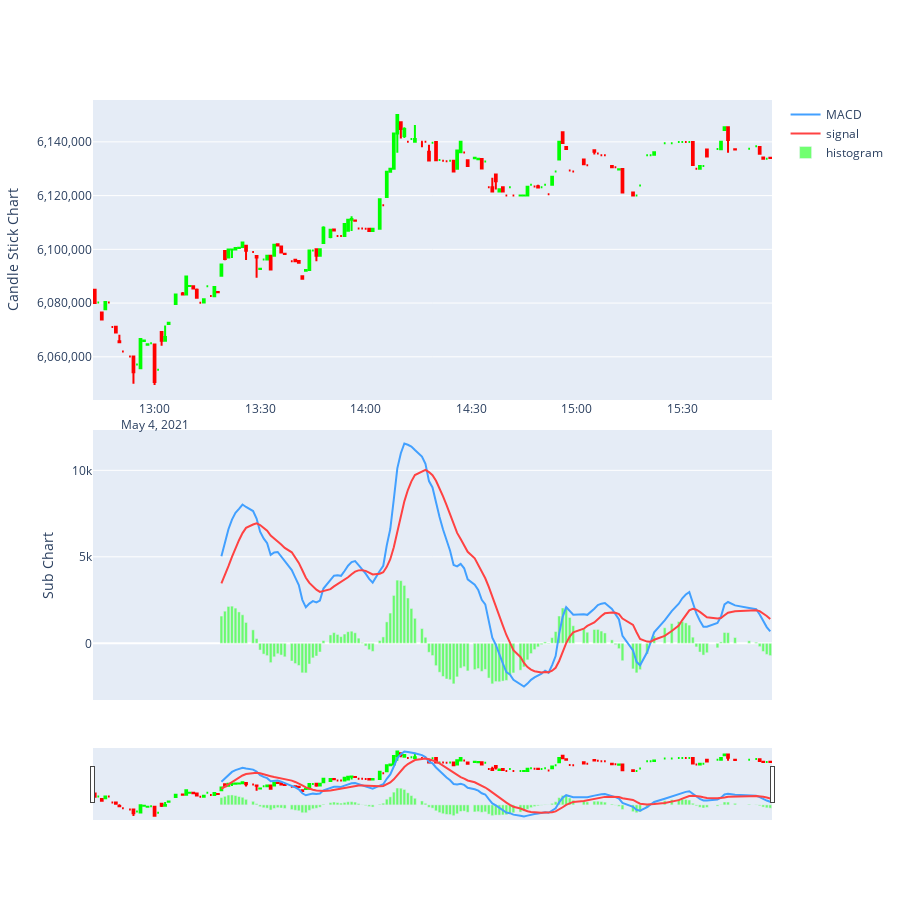

The code cell stored with this chart in its notebook:
### Code cell
df = %sql select * from "BTC_1M" order by time;
cdf = DateFrameCandle(df)
plot_chart(cdf, params)

### Figure 1 — Plotly figure (JSON) as saved in the notebook; plotly's stock layout.template omitted (floating-point values rounded to 4 significant figures; data arrays with more than 128 entries replaced by an {"elided": "..."} marker saying what was removed)
{"data": [{"close": {"elided": "165 int values"}, "decreasing": {"line": {"color": "red"}}, "high": {"elided": "165 int values"}, "hoverinfo": "text", "hovertext": {"elided": "165 str values"}, "increasing": {"line": {"color": "lime"}}, "low": {"elided": "165 int values"}, "open": {"elided": "165 int values"}, "showlegend": false, "type": "candlestick", "x": {"elided": "165 str values"}, "yaxis": "y"}, {"marker": {"color": "#42a0ff"}, "mode": "lines", "name": "MACD", "type": "scatter", "x": {"elided": "165 str values"}, "y": {"elided": "165 float values"}, "yaxis": "y3"}, {"marker": {"color": "#ff4242"}, "mode": "lines", "name": "signal", "type": "scatter", "x": {"elided": "165 str values"}, "y": {"elided": "165 float values"}, "yaxis": "y3"}, {"marker": {"color": "#42ff42"}, "name": "histogram", "opacity": 0.75, "type": "bar", "x": {"elided": "165 str values"}, "y": {"elided": "165 float values"}, "yaxis": "y3"}], "layout": {"autosize": true, "height": 900, "xaxis": {"rangeslider": {"thickness": 0.1}}, "yaxis": {"domain": [0.5, 1], "side": "left", "tickformat": ",", "title": {"text": "Candle Stick Chart"}}, "yaxis2": {"overlaying": "y", "side": "right"}, "yaxis3": {"domain": [0, 0.45], "title": {"text": "Sub Chart"}}}}
